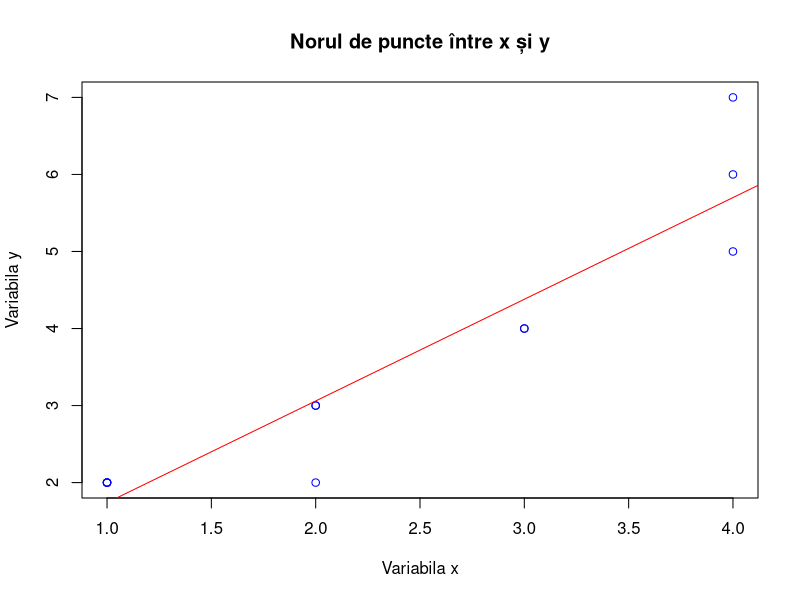
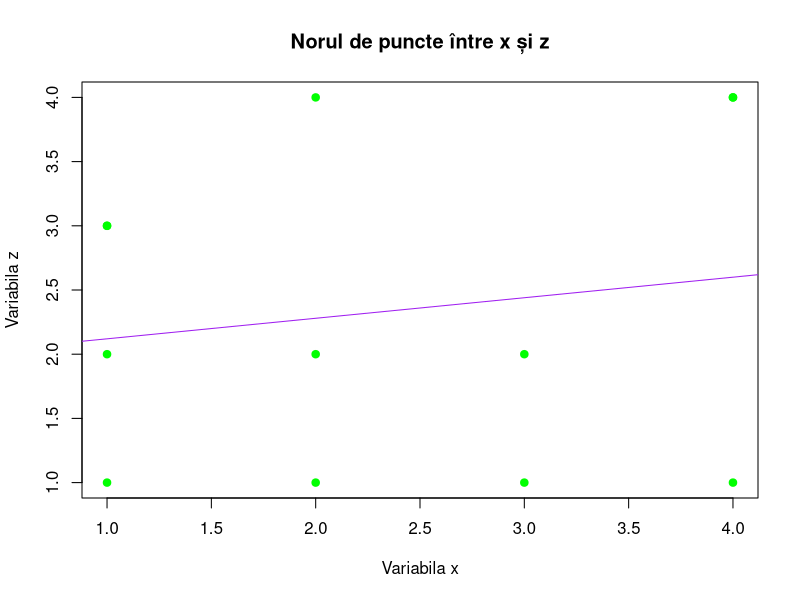

Write R code to recreate these figures, in order. (Note: this script raises an error after producing the figures.)
#Lab 13 - Corelatia Liniara
#calculam in scris suma de x patrat, (suma de x) totul la patrat si suma de y patrat si 
#(suma de y) totul la patrat si aplicam formula din lab

x = c(2, 3, 1, 4, 2, 1, 3, 1, 1, 2, 4, 4)
y = c(3, 4, 2, 7, 2, 2, 4, 2, 2, 3, 6, 5)
z = c(1, 1, 1, 1, 2, 2, 2, 3, 3, 4, 4, 4)

#corelatia intre x si y
cor_xy = cor(x, y)
cor_xy
#0.93 >0.75 inseamna ca exista corelatie pozitiva intre x si y
plot(x, y, main = "Norul de puncte între x și y",
     xlab = "Variabila x", ylab = "Variabila y", col = "blue")
abline(lm(y ~ x), col = "red")
  
#corelatia intre x si z
cor_xz = cor(x, z)
cor_xz
#0.16 < 0.25 nu exista corelatie intre cele doua

plot(x, z, main = "Norul de puncte între x și z",
     xlab = "Variabila x", ylab = "Variabila z", pch = 19, col = "green")
# Adăugarea unei linii de regresie pentru vizualizare
abline(lm(z ~ x), col = "purple")

cor_yz = cor(y, z)
cor_yz
#nu exista corelatie intre y si z

#tesetam coeficientul de corelatie la nivelul populatiei intre x si y

#h0: rho=0 (nu exista corelatie la nivelul populatiei)
#ha: rho>0 (exista corelatie pozitiva la nivelul populatiei)
aplha=0.05
cor.test(x,y,alternative="greater",conf.level = 1-alpha, method = "pearson")#greater pt ca e poziva
#daca era corelatia negativa era lesser
#daca p-valoarea < alpha => exista corelatie la nivelul populatiei
#daca p-valoarea > alpha => nu avem suficiente informatii pt a infirma existenta corelatiei la niv. pop
#la noi p-valoarea = 3.228e-06 < alpha => exista corelatiei la nivelul populatiei

#t statistic/ calculat
t_calculat=cor(x,y)/sqrt(1-cor(x,y)^2)*sqrt(length(x)-2)
t_calculat

#ex2
iris
names(iris)
#norul de puncte
plot(iris$Sepal.Width, iris$Sepal.Length)
plot(iris)
plot(iris[1:4]) #pentru ca speciile nu sunt cantitative
#trebuie sa calculcam pentru toate combinatiile posibile pana obintem una pozitiva sau negativa
#daca gasim una aplicam testul cu coeficient 92%

#pentru lungime si latime sepale
length_width_sep = cor(iris$Sepal.Length, iris$Sepal.Width)
length_width_sep
#-0.11 deci nu exista corelatie
plot(iris$Sepal.Width, iris$Petal.Length)


#pentru lungime si latime petale
length_width = cor(iris$Petal.Length, iris$Petal.Width)
length_width
#0.96 deci exista corelatie pozitiva
plot(iris$Sepal.Width, iris$Petal.Length)
#h0: rho=0 (nu exista corelatie )
#ha: rho>0 (exista corelatie)
alpha=1-0.92
alpha
test_corelatie_iris = cor.test(iris$Sepal.Width, iris$Sepal.Length,
                                alternative = "greater",
                                conf.level = 0.92,
                                method = "pearson")
test_corelatie_iris
#p valoare mai mare decat alpha deci nu avem suficiente date